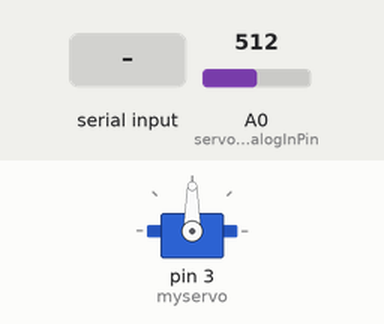
Simulated run of this sketch. Board: Arduino Uno, built with avr-gcc and run on an emulated ATmega328P. On the bench: servo. The inputs (shaded band) are chosen by the test bench; at power-on: A0 (servoAnalogInPin) = 512. What the sketch prints to the serial monitor is not drawn.

Above: at 2.2 s.
2.3 s: "L" received over Serial
At 2.8 s:
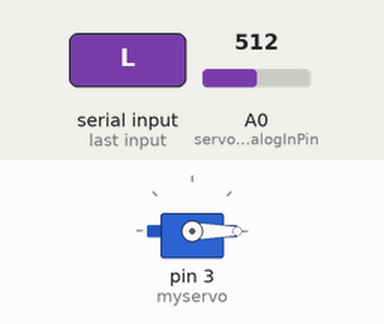
3.8 s: "R" received over Serial
At 5.1 s:
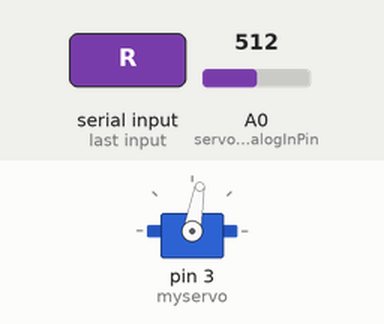
Timing chart, 0 to 6.8 s (numbered marks = the images above; inputs shaded):
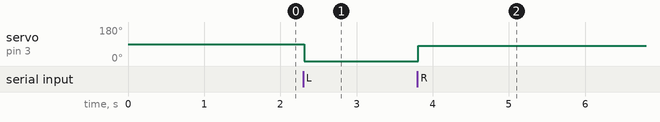

Measured:
- after the input at 2.3 s, servo on pin 3 (myservo): 90° → 0° at once
- after the input at 3.8 s, servo on pin 3 (myservo): 0° → 80° at once

The sketch:

ExoGameFeedback.ino
```cpp
#include <Servo.h>

Servo myservo;
int servoAnalogInPin = A0;
int posIs;
int sendValue;
char unityCommand;

void setup() {
 Serial.begin(19200);
 myservo.attach(3);
 delay(1000);
}

void loop() {
    if(Serial.available() > 0){
      posIs = analogRead(servoAnalogInPin);
      sendValue = map(posIs,80,350,0,255);
      Serial.write(sendValue);
      Serial.flush();
      delay(10);

      unityCommand = Serial.read();
      switch(unityCommand)
       {
         case 'O':
           {
              if(myservo.attached())  myservo.detach();
           }
           break;
         case 'L':
           {
            if(!myservo.attached())  myservo.attach(3);
            myservo.write(0);
           }
           break;
         case 'R':
           {
            if(!myservo.attached())  myservo.attach(3);
            myservo.write(80);
           }
           break;
       }
    while(Serial.available() > 0) {Serial.read();}
    }
  }
```
